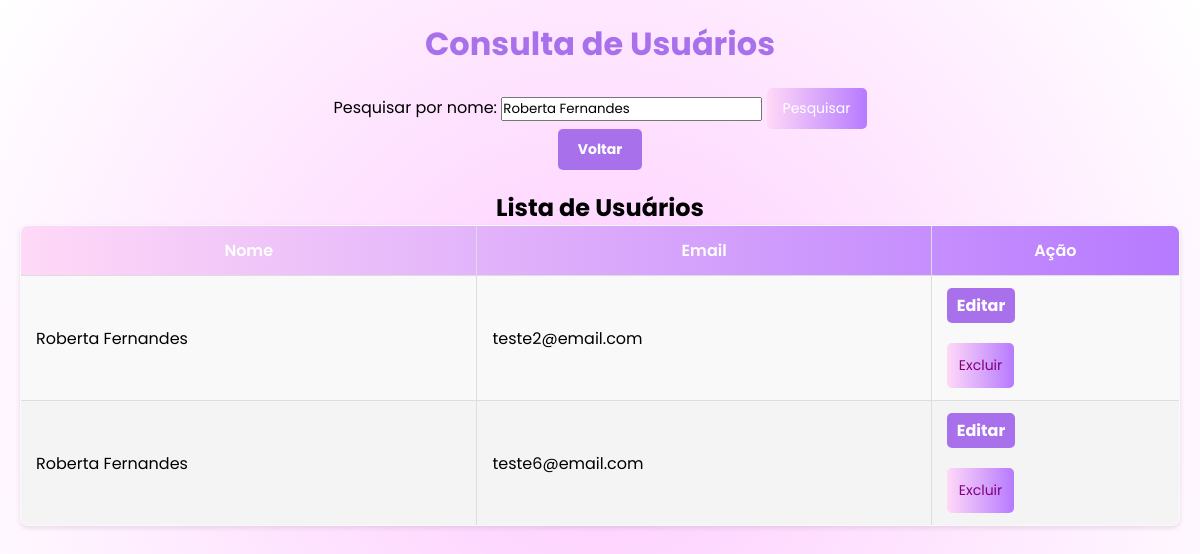
The page /consulta_usuarios.php?pesquisa=Roberta Fernandes (signed in) on the database its author committed.
### tables this page shows
CREATE TABLE `usuarios` (
  `id` int(11) NOT NULL,
  `nome` varchar(100) NOT NULL,
  `email` varchar(100) NOT NULL,
  `senha` varchar(255) NOT NULL,
  `pergunta1` varchar(255) DEFAULT NULL,
  `resposta1` varchar(255) DEFAULT NULL,
  `resposta2` varchar(255) DEFAULT NULL,
  `pergunta2` varchar(255) DEFAULT NULL,
  `pergunta3` varchar(255) DEFAULT NULL,
  `resposta3` varchar(255) DEFAULT NULL,
  `data_nascimento` date NOT NULL,
  `sexo` varchar(255) DEFAULT NULL,
  `nome_materno` varchar(255) DEFAULT NULL,
  `cpf` int(11) DEFAULT NULL,
  `telefone_celular` int(11) DEFAULT NULL,
  `telefone_fixo` int(11) DEFAULT NULL,
  `cep` int(11) DEFAULT NULL,
  `endereco_completo` varchar(255) DEFAULT NULL,
  `login` varchar(100) DEFAULT NULL,
  `tipo_usuario` enum('master','comum') DEFAULT 'comum'
);

### consulta_usuarios.php (the view, shortened to what this page needs)
<?php
require 'db.php';
$pesquisa = isset($_GET['pesquisa']) ? $_GET['pesquisa'] : '';
$sql = "SELECT id, nome, email FROM usuarios WHERE tipo_usuario = 'comum' AND nome LIKE :pesquisa";
$stmt = $pdo->prepare($sql);
$stmt->execute(['pesquisa' => '%' . $pesquisa . '%']);
$usuarios = $stmt->fetchAll(PDO::FETCH_ASSOC);
?>
<!DOCTYPE html>
<html lang="pt-br">
<head>
    <link rel="stylesheet" href="consulta_produtos.css">
</head>
<body>
    <h1>Consulta de Usuários</h1>
    <form method="GET">
        <label for="pesquisa">Pesquisar por nome:</label>
        <input type="text" id="pesquisa" name="pesquisa" value="<?= htmlspecialchars($pesquisa) ?>">
        <button type="submit">Pesquisar</button>
    </form>
    <div class="button-container">
    <a href="index.php" class="btn-back">Voltar</a>
    </div>
    <h2>Lista de Usuários</h2>
    <?php if ($usuarios): ?>
        <table border="1">
            <thead>
                <tr>
                    <th>Nome</th>
                    <th>Email</th>
                    <th>Ação</th>
                </tr>
            </thead>
            <tbody>
    <?php foreach ($usuarios as $usuario): ?>
        <tr>
            <td><?= htmlspecialchars($usuario['nome']) ?></td>
            <td><?= htmlspecialchars($usuario['email']) ?></td>
            <td>
                <a href="editar_usuario.php?id=<?= $usuario['id']; ?>" >Editar</a>
                <form method="POST" action="excluir_usuario.php" onsubmit="return confirm('Tem certeza que deseja excluir este usuário?');">
                    <button style="color: purple; background-color: red; padding: 12px;" type="submit">Excluir</button>
                </form>
            </td>
        </tr>
    <?php endforeach; ?>
</tbody>
        </table>
    <?php else: ?>
        <p>Nenhum usuário encontrado.</p>
    <?php endif; ?>
</body>
</html>

### consulta_produtos.css (style rules this page uses)
* { font-family: 'Poppins', sans-serif; margin: 0; padding: 0; box-sizing: border-box; }
body { transition: background-color 0.5s, color 0.5s; background: rgb(254,213,255); background: radial-gradient(circle, rgba(254,213,255,1) 18%, rgba(255,255,255,1) 100%); color: black; display: flex; flex-direction: column; justify-content: flex-start; align-items: center; min-height: 100vh; margin: 0; padding: 20px; }
h1 { text-align: center; color: #a870eb; font-weight: bold; }
table { width: 100%; border-collapse: collapse; text-align: left; background-color: #f9f9f9; border-radius: 8px; overflow: hidden; box-shadow: 0 2px 5px rgba(0, 0, 0, 0.1); }
table thead { background: rgb(255, 217, 247); background: linear-gradient(90deg, rgba(255, 217, 247, 1) 0%, rgba(182, 122, 255, 1) 100%); color: white; }
table th, table td { padding: 12px 15px; border: 1px solid #ddd; }
table th { text-align: center; font-weight: 600; }
table tbody tr:nth-child(even) { background-color: #f4f4f4; }
.btn-back { display: inline-block; margin-bottom: 20px; padding: 10px 20px; border: none; border-radius: 5px; background: rgb(168, 113, 235); color: white; text-decoration: none; font-size: 14px; text-align: center; transition: transform 0.3s, background-color 0.3s; }
button { padding: 10px 16px; border-radius: 5px; border: none; cursor: pointer; font-size: 14px; color: white; background: rgb(255, 217, 247); background: linear-gradient(90deg, rgba(255, 217, 247, 1) 0%, rgba(182, 122, 255, 1) 100%); transition: transform 0.3s, background-color 0.3s; display: inline-block; margin-top: 20px; }
a { color: rgb(168,113,235); text-decoration: none; font-weight: bold; }
td a { padding: 5px 10px; background-color: rgb(168,113,235); color: white; border-radius: 5px; text-align: center; display: inline-block; transition: background-color 0.3s; }

### rows shown on the page
usuarios: nome "Roberta Fernandes", email "teste2@email.com"
usuarios: nome "Roberta Fernandes", email "teste6@email.com"
